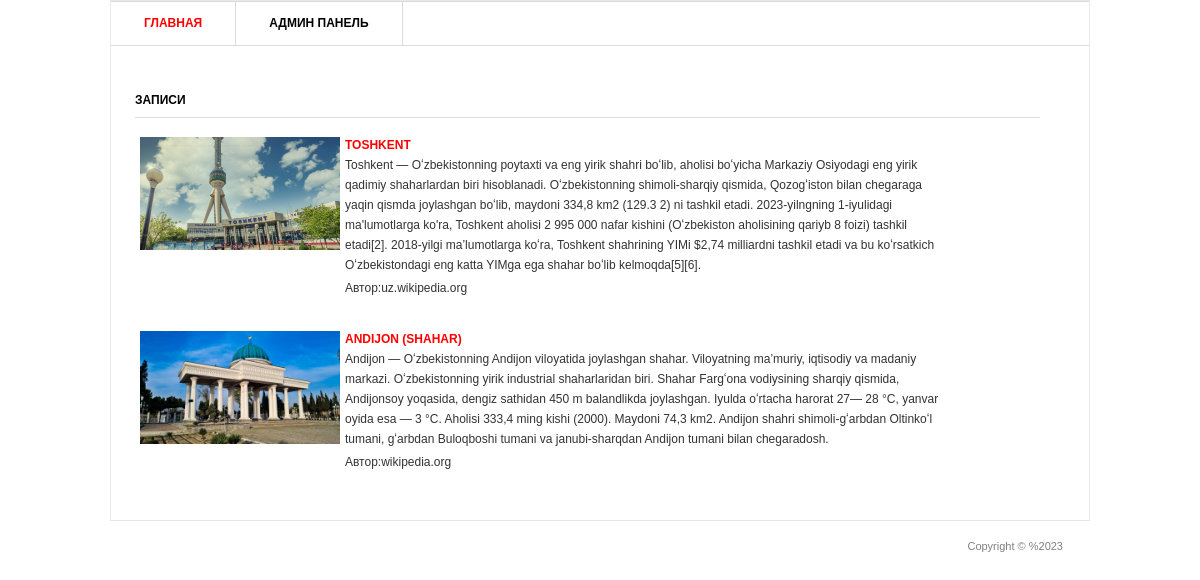
The page / on the database its author committed.
### blog/models.py (models this page shows, shortened)
class Post(models.Model):
    title = models.CharField('Заголовок записи', max_length=100)
    description = models.TextField('техт записи')
    author = models.CharField('Имя автора', max_length=100)
    date = models.DateField('Дата публикатсии')
    img = models.ImageField('изображения',upload_to='image/%Y')
    class Meta:
        verbose_name = 'Запис'
        verbose_name_plural = 'Записи'

### blog/views.py (the view)
# urls.py: path('', views.PostView.as_view()),
class PostView(View):
    def get(self, request):
        posts = Post.objects.all()
        return render(request, 'blog/blog.html', {'post_list':posts})

### templates/blog/blog.html (shortened to what this page needs)
{% load static %}
<html>
  <head>
    <link
      rel="stylesheet"
      href="{% static './css/style.css' %}"
      type="text/css"
      media="all"
    />
  </head>
  <body>
    <div class="shell">
      <div class="border">
        <div id="navigation">
          <ul>
            <li><a href="/" class="active">Главная</a></li>
            <li><a href="/admin">Админ панель</a></li>
          </ul>
        </div>
        <div id="main">
          <div id="content" class="left">
            <div class="projects">
              <h3>Записи</h3>
              {% for post in post_list %}
              <div class="item">
                <div class="image left">
                  <a href="#"><img src="{{ post.img.url }}" width="200px" /></a>
                </div>
                <div class="text left">
                  <h4><a href="{{ post.id }}">{{post.title}}</a></h4>
                  <p>{{post.description}}</p>
                  <p>Автор:{{ post.author }}</p>
                </div>
              </div>
              {% endfor %}
            </div>
          </div>
        </div>
      </div>
      <div id="footer">
        <p class="copy right">Copyright &copy; {% now "%Y" %}</p>
      </div>
    </div>
  </body>
</html>

### static/css/style.css (style rules this page uses)
* { margin: 0; padding: 0; outline: 0; }
body { font-size: 12px; line-height: 20px; font-family: Georgia, Arial, Helvetica, Sans-Serif; color: #333; background: url() repeat 0 0; }
a { color: #ff0000; text-decoration: none; cursor: pointer; }
a img { border: 0; }
.left, .alignleft { float: left; display: inline; }
.right, .alignright { float: right; display: inline; }
.shell { width: 980px; margin: 0 auto; }
.border { border: 1px solid #e8e8e8; background: #fff; position: relative; }
#navigation { height: 43px; border-top: 1px solid #dbdbdb; border-bottom: 1px solid #dbdbdb; }
#navigation ul { list-style: none; }
#navigation ul li { float: left; height: 43px; border-right: 1px solid #dbdbdb; font-size: 12px; line-height: 43px; font-weight: bold; text-transform: uppercase; }
#navigation ul li a { float: left; height: 43px; color: #000; padding: 0 33px; }
#navigation ul li a:hover, #navigation ul li a.active { color: #ff0000; text-decoration: none; }
#main { width: 932px; padding: 37px 24px 17px 24px; }
#main h3 { font-size: 12px; line-height: 15px; color: #000; text-transform: uppercase; border-bottom: 1px solid #dbdbdb; padding: 0 0 9px 0; }
#content { width: 905px; }
.projects { padding: 10px 0 0 0; }
.projects h3 { margin: 0 0 17px 0; }
.projects .item { margin: 0 0 28px 0; }
.projects .image { width: 183px; height: 111px; border: 0px solid #dbdbdb; padding: 2px; margin: 0 20px 0 3px; }
.projects .text { width: 600px; }
.projects .text h4 { font-size: 12px; line-height: 15px; color: #333; text-transform: uppercase; padding: 3px 0 2px 0; }
.projects .text p { padding: 0 0 3px 0; }
#footer { font-family: Arial, sans-serif; font-size: 11px; line-height: 14px; color: #7f7f7f; padding: 18px 27px 20px 38px; }

### rows shown on the page
Post: img (picture), title "TOSHKENT", description "Toshkent — Oʻzbekistonning poytaxti va eng yirik shahri boʻlib, aholisi boʻyicha Markaziy Osiyodagi eng yirik qadimiy shaharlardan biri hisoblanadi. Oʻzbekistonning shimoli-sharqiy qismida, Qozogʻiston bilan chegaraga yaqin qismda joylashgan boʻlib, maydoni 334,8 km2 (129.3 2) ni tashkil etadi. 2023-yilngning 1-iyulidagi ma'lumotlarga ko'ra, Toshkent aholisi 2 995 000 nafar kishini (Oʻzbekiston aholisining qariyb 8 foizi) tashkil etadi[2]. 2018-yilgi maʼlumotlarga koʻra, Toshkent shahrining YIMi $2,74 milliardni tashkil etadi va bu koʻrsatkich Oʻzbekistondagi eng katta YIMga ega shahar boʻlib kelmoqda[5][6].", author "uz.wikipedia.org"
Post: img (picture), title "ANDIJON (SHAHAR)", description "Andijon — Oʻzbekistonning Andijon viloyatida joylashgan shahar. Viloyatning maʼmuriy, iqtisodiy va madaniy markazi. Oʻzbekistonning yirik industrial shaharlaridan biri. Shahar Fargʻona vodiysining sharqiy qismida, Andijonsoy yoqasida, dengiz sathidan 450 m balandlikda joylashgan. Iyulda oʻrtacha harorat 27— 28 °C, yanvar oyida esa — 3 °C. Aholisi 333,4 ming kishi (2000). Maydoni 74,3 km2. Andijon shahri shimoli-gʻarbdan Oltinkoʻl tumani, gʻarbdan Buloqboshi tumani va janubi-sharqdan Andijon tumani bilan chegaradosh.", author "wikipedia.org"
